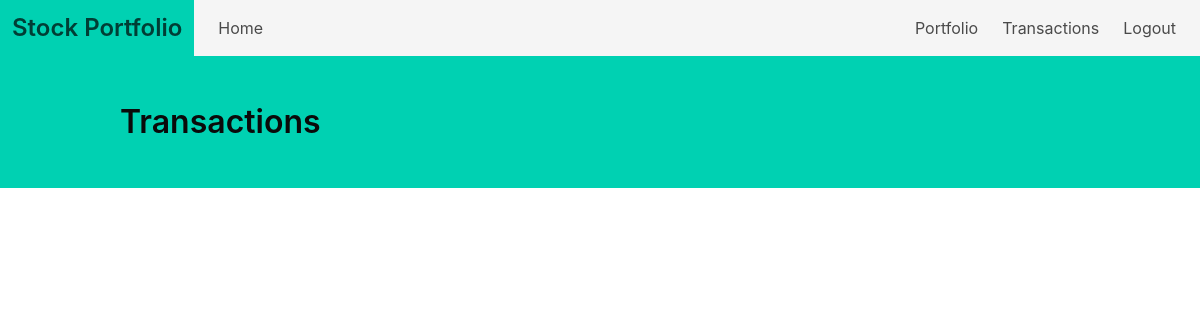
The app's page /transactions/ (signed in), older data.
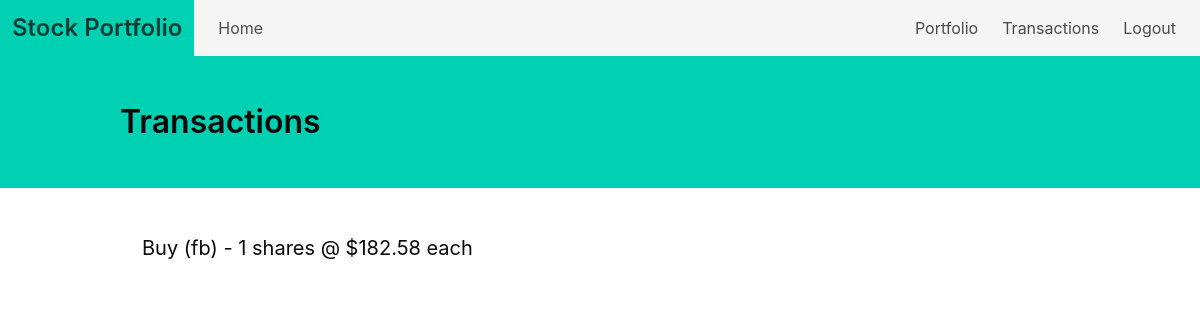
The same page, newer data.
### tables this page shows
CREATE TABLE transactions (
id integer,
type text not null,
ticker_symbol text not null,
quantity integer not null,
price double not null);

### routes.py (the view)
@app.route("/transactions/")
def transactions():
	if "email" not in session:
		return redirect(url_for("home"))
	with sqlite3.connect("database.db") as con:
		cur = con.cursor()
		transactions = cur.execute("select * from transactions where id=?", (session["id"], ))
		rows = transactions.fetchall()
	con.close()
	return render_template("transactions.html", rows=rows)

### templates/transactions.html
{% extends "base.html" %}
{% block content %}
<section class="hero is-primary">
	<div class="hero-body">
		<div class="container">
			<h1 class="title has-text-black">Transactions</h1>
		</div>
	</div>
</section>
<section class="section">
	<div class="columns">
		<div class="column is-half is-offset-1">
			{% for i in range(rows|length) %}
			<div class="field">
				<div class="container">
					<h1 class="subtitle has-text-black">{{ rows[i][1] }} ({{ rows[i][2] }}) - {{ rows[i][3] }} shares @ ${{ rows[i][4] }} each</h1>
				</div>
			</div>
			{% endfor %}
		</div>
	</div>
</section>
{% endblock %}

### templates/base.html (shortened to what this page needs)
<!DOCTYPE html>
<html lang="en-US">
<head>
	<link rel="stylesheet" href="https://cdnjs.cloudflare.com/ajax/libs/bulma/0.7.4/css/bulma.min.css">
</head>
<body>
	<nav class="navbar is-light" role="navigation" aria-label="main navigation">
		<div class="navbar-brand has-background-primary">
			<h1 class="navbar-item title is-4">
				<strong>Stock Portfolio</strong>
			</h1>
		</div>
		<div class="navbar-menu">
			<div class="navbar-start">
				<div class="navbar-item">
					<a class="navbar-item" href="{{ url_for('home') }}">
						Home
					</a>
				</div>
			</div>
			<div class="navbar-end">
				<div class="navbar-item">
					{% if not session["email"] %}
						<a class="navbar-item" href="{{ url_for('register') }}">
							Register
						</a>
						<a class="navbar-item" href="{{ url_for('login') }}">
							Log in
						</a>
					{% else %}
						<a class="navbar-item" href="{{ url_for('portfolio') }}">
							Portfolio
						</a>
						<a class="navbar-item" href="{{ url_for('transactions') }}">
							Transactions
						</a>
						<a class="navbar-item" href="{{ url_for('logout') }}">
							Logout
						</a>
					{% endif %}
				</div>
			</div>
		</div>
	</nav>
{% block content %}
{% endblock %}
</body>
</html>

Row changes from the older to the newer data that the page shows:
added transactions: type "Buy", ticker_symbol "fb", quantity "1", price "182.58"
Text that changed along with them:
new list line: "( ) - shares @ $ each"
